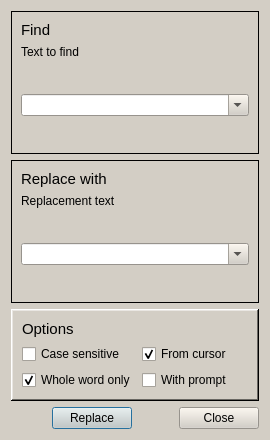
<?xml version="1.0" encoding="UTF-8"?>
<ui version="4.0">
 <class>replaceForm</class>
 <widget class="QDialog" name="replaceForm">
  <property name="windowModality">
   <enum>Qt::NonModal</enum>
  </property>
  <property name="geometry">
   <rect>
    <x>0</x>
    <y>0</y>
    <width>270</width>
    <height>440</height>
   </rect>
  </property>
  <property name="sizePolicy">
   <sizepolicy hsizetype="Fixed" vsizetype="Fixed">
    <horstretch>0</horstretch>
    <verstretch>0</verstretch>
   </sizepolicy>
  </property>
  <property name="maximumSize">
   <size>
    <width>16777215</width>
    <height>16777215</height>
   </size>
  </property>
  <property name="palette">
   <palette>
    <active>
     <colorrole role="WindowText">
      <brush brushstyle="SolidPattern">
       <color alpha="255">
        <red>0</red>
        <green>0</green>
        <blue>0</blue>
       </color>
      </brush>
     </colorrole>
     <colorrole role="Button">
      <brush brushstyle="SolidPattern">
       <color alpha="255">
        <red>211</red>
        <green>206</green>
        <blue>197</blue>
       </color>
      </brush>
     </colorrole>
     <colorrole role="Light">
      <brush brushstyle="SolidPattern">
       <color alpha="255">
        <red>255</red>
        <green>255</green>
        <blue>255</blue>
       </color>
      </brush>
     </colorrole>
     <colorrole role="Midlight">
      <brush brushstyle="SolidPattern">
       <color alpha="255">
        <red>233</red>
        <green>230</green>
        <blue>226</blue>
       </color>
      </brush>
     </colorrole>
     <colorrole role="Dark">
      <brush brushstyle="SolidPattern">
       <color alpha="255">
        <red>105</red>
        <green>103</green>
        <blue>98</blue>
       </color>
      </brush>
     </colorrole>
     <colorrole role="Mid">
      <brush brushstyle="SolidPattern">
       <color alpha="255">
        <red>141</red>
        <green>137</green>
        <blue>131</blue>
       </color>
      </brush>
     </colorrole>
     <colorrole role="Text">
      <brush brushstyle="SolidPattern">
       <color alpha="255">
        <red>0</red>
        <green>0</green>
        <blue>0</blue>
       </color>
      </brush>
     </colorrole>
     <colorrole role="BrightText">
      <brush brushstyle="SolidPattern">
       <color alpha="255">
        <red>255</red>
        <green>255</green>
        <blue>255</blue>
       </color>
      </brush>
     </colorrole>
     <colorrole role="ButtonText">
      <brush brushstyle="SolidPattern">
       <color alpha="255">
        <red>0</red>
        <green>0</green>
        <blue>0</blue>
       </color>
      </brush>
     </colorrole>
     <colorrole role="Base">
      <brush brushstyle="SolidPattern">
       <color alpha="255">
        <red>255</red>
        <green>255</green>
        <blue>255</blue>
       </color>
      </brush>
     </colorrole>
     <colorrole role="Window">
      <brush brushstyle="SolidPattern">
       <color alpha="255">
        <red>211</red>
        <green>206</green>
        <blue>197</blue>
       </color>
      </brush>
     </colorrole>
     <colorrole role="Shadow">
      <brush brushstyle="SolidPattern">
       <color alpha="255">
        <red>0</red>
        <green>0</green>
        <blue>0</blue>
       </color>
      </brush>
     </colorrole>
     <colorrole role="AlternateBase">
      <brush brushstyle="SolidPattern">
       <color alpha="255">
        <red>233</red>
        <green>230</green>
        <blue>226</blue>
       </color>
      </brush>
     </colorrole>
     <colorrole role="ToolTipBase">
      <brush brushstyle="SolidPattern">
       <color alpha="255">
        <red>255</red>
        <green>255</green>
        <blue>220</blue>
       </color>
      </brush>
     </colorrole>
     <colorrole role="ToolTipText">
      <brush brushstyle="SolidPattern">
       <color alpha="255">
        <red>0</red>
        <green>0</green>
        <blue>0</blue>
       </color>
      </brush>
     </colorrole>
    </active>
    <inactive>
     <colorrole role="WindowText">
      <brush brushstyle="SolidPattern">
       <color alpha="255">
        <red>0</red>
        <green>0</green>
        <blue>0</blue>
       </color>
      </brush>
     </colorrole>
     <colorrole role="Button">
      <brush brushstyle="SolidPattern">
       <color alpha="255">
        <red>211</red>
        <green>206</green>
        <blue>197</blue>
       </color>
      </brush>
     </colorrole>
     <colorrole role="Light">
      <brush brushstyle="SolidPattern">
       <color alpha="255">
        <red>255</red>
        <green>255</green>
        <blue>255</blue>
       </color>
      </brush>
     </colorrole>
     <colorrole role="Midlight">
      <brush brushstyle="SolidPattern">
       <color alpha="255">
        <red>233</red>
        <green>230</green>
        <blue>226</blue>
       </color>
      </brush>
     </colorrole>
     <colorrole role="Dark">
      <brush brushstyle="SolidPattern">
       <color alpha="255">
        <red>105</red>
        <green>103</green>
        <blue>98</blue>
       </color>
      </brush>
     </colorrole>
     <colorrole role="Mid">
      <brush brushstyle="SolidPattern">
       <color alpha="255">
        <red>141</red>
        <green>137</green>
        <blue>131</blue>
       </color>
      </brush>
     </colorrole>
     <colorrole role="Text">
      <brush brushstyle="SolidPattern">
       <color alpha="255">
        <red>0</red>
        <green>0</green>
        <blue>0</blue>
       </color>
      </brush>
     </colorrole>
     <colorrole role="BrightText">
      <brush brushstyle="SolidPattern">
       <color alpha="255">
        <red>255</red>
        <green>255</green>
        <blue>255</blue>
       </color>
      </brush>
     </colorrole>
     <colorrole role="ButtonText">
      <brush brushstyle="SolidPattern">
       <color alpha="255">
        <red>0</red>
        <green>0</green>
        <blue>0</blue>
       </color>
      </brush>
     </colorrole>
     <colorrole role="Base">
      <brush brushstyle="SolidPattern">
       <color alpha="255">
        <red>255</red>
        <green>255</green>
        <blue>255</blue>
       </color>
      </brush>
     </colorrole>
     <colorrole role="Window">
      <brush brushstyle="SolidPattern">
       <color alpha="255">
        <red>211</red>
        <green>206</green>
        <blue>197</blue>
       </color>
      </brush>
     </colorrole>
     <colorrole role="Shadow">
      <brush brushstyle="SolidPattern">
       <color alpha="255">
        <red>0</red>
        <green>0</green>
        <blue>0</blue>
       </color>
      </brush>
     </colorrole>
     <colorrole role="AlternateBase">
      <brush brushstyle="SolidPattern">
       <color alpha="255">
        <red>233</red>
        <green>230</green>
        <blue>226</blue>
       </color>
      </brush>
     </colorrole>
     <colorrole role="ToolTipBase">
      <brush brushstyle="SolidPattern">
       <color alpha="255">
        <red>255</red>
        <green>255</green>
        <blue>220</blue>
       </color>
      </brush>
     </colorrole>
     <colorrole role="ToolTipText">
      <brush brushstyle="SolidPattern">
       <color alpha="255">
        <red>0</red>
        <green>0</green>
        <blue>0</blue>
       </color>
      </brush>
     </colorrole>
    </inactive>
    <disabled>
     <colorrole role="WindowText">
      <brush brushstyle="SolidPattern">
       <color alpha="255">
        <red>105</red>
        <green>103</green>
        <blue>98</blue>
       </color>
      </brush>
     </colorrole>
     <colorrole role="Button">
      <brush brushstyle="SolidPattern">
       <color alpha="255">
        <red>211</red>
        <green>206</green>
        <blue>197</blue>
       </color>
      </brush>
     </colorrole>
     <colorrole role="Light">
      <brush brushstyle="SolidPattern">
       <color alpha="255">
        <red>255</red>
        <green>255</green>
        <blue>255</blue>
       </color>
      </brush>
     </colorrole>
     <colorrole role="Midlight">
      <brush brushstyle="SolidPattern">
       <color alpha="255">
        <red>233</red>
        <green>230</green>
        <blue>226</blue>
       </color>
      </brush>
     </colorrole>
     <colorrole role="Dark">
      <brush brushstyle="SolidPattern">
       <color alpha="255">
        <red>105</red>
        <green>103</green>
        <blue>98</blue>
       </color>
      </brush>
     </colorrole>
     <colorrole role="Mid">
      <brush brushstyle="SolidPattern">
       <color alpha="255">
        <red>141</red>
        <green>137</green>
        <blue>131</blue>
       </color>
      </brush>
     </colorrole>
     <colorrole role="Text">
      <brush brushstyle="SolidPattern">
       <color alpha="255">
        <red>105</red>
        <green>103</green>
        <blue>98</blue>
       </color>
      </brush>
     </colorrole>
     <colorrole role="BrightText">
      <brush brushstyle="SolidPattern">
       <color alpha="255">
        <red>255</red>
        <green>255</green>
        <blue>255</blue>
       </color>
      </brush>
     </colorrole>
     <colorrole role="ButtonText">
      <brush brushstyle="SolidPattern">
       <color alpha="255">
        <red>105</red>
        <green>103</green>
        <blue>98</blue>
       </color>
      </brush>
     </colorrole>
     <colorrole role="Base">
      <brush brushstyle="SolidPattern">
       <color alpha="255">
        <red>211</red>
        <green>206</green>
        <blue>197</blue>
       </color>
      </brush>
     </colorrole>
     <colorrole role="Window">
      <brush brushstyle="SolidPattern">
       <color alpha="255">
        <red>211</red>
        <green>206</green>
        <blue>197</blue>
       </color>
      </brush>
     </colorrole>
     <colorrole role="Shadow">
      <brush brushstyle="SolidPattern">
       <color alpha="255">
        <red>0</red>
        <green>0</green>
        <blue>0</blue>
       </color>
      </brush>
     </colorrole>
     <colorrole role="AlternateBase">
      <brush brushstyle="SolidPattern">
       <color alpha="255">
        <red>211</red>
        <green>206</green>
        <blue>197</blue>
       </color>
      </brush>
     </colorrole>
     <colorrole role="ToolTipBase">
      <brush brushstyle="SolidPattern">
       <color alpha="255">
        <red>255</red>
        <green>255</green>
        <blue>220</blue>
       </color>
      </brush>
     </colorrole>
     <colorrole role="ToolTipText">
      <brush brushstyle="SolidPattern">
       <color alpha="255">
        <red>0</red>
        <green>0</green>
        <blue>0</blue>
       </color>
      </brush>
     </colorrole>
    </disabled>
   </palette>
  </property>
  <property name="windowTitle">
   <string>Replace Text</string>
  </property>
  <layout class="QGridLayout">
   <item row="0" column="0" colspan="4">
    <widget class="QFrame" name="frame">
     <property name="frameShape">
      <enum>QFrame::Box</enum>
     </property>
     <property name="frameShadow">
      <enum>QFrame::Plain</enum>
     </property>
     <layout class="QVBoxLayout">
      <item>
       <widget class="QLabel" name="label_5">
        <property name="sizePolicy">
         <sizepolicy hsizetype="Fixed" vsizetype="Fixed">
          <horstretch>0</horstretch>
          <verstretch>0</verstretch>
         </sizepolicy>
        </property>
        <property name="font">
         <font>
          <pointsize>11</pointsize>
         </font>
        </property>
        <property name="text">
         <string>Find</string>
        </property>
       </widget>
      </item>
      <item>
       <layout class="QVBoxLayout">
        <item>
         <widget class="QLabel" name="label">
          <property name="text">
           <string>Text to find</string>
          </property>
         </widget>
        </item>
        <item>
         <spacer>
          <property name="orientation">
           <enum>Qt::Vertical</enum>
          </property>
          <property name="sizeHint" stdset="0">
           <size>
            <width>20</width>
            <height>20</height>
           </size>
          </property>
         </spacer>
        </item>
        <item>
         <widget class="QComboBox" name="findCombo">
          <property name="editable">
           <bool>true</bool>
          </property>
         </widget>
        </item>
        <item>
         <spacer>
          <property name="orientation">
           <enum>Qt::Vertical</enum>
          </property>
          <property name="sizeHint" stdset="0">
           <size>
            <width>20</width>
            <height>25</height>
           </size>
          </property>
         </spacer>
        </item>
       </layout>
      </item>
     </layout>
    </widget>
   </item>
   <item row="1" column="0" colspan="4">
    <widget class="QFrame" name="frame_2">
     <property name="frameShape">
      <enum>QFrame::Box</enum>
     </property>
     <property name="frameShadow">
      <enum>QFrame::Plain</enum>
     </property>
     <layout class="QVBoxLayout">
      <item>
       <widget class="QLabel" name="label_3">
        <property name="sizePolicy">
         <sizepolicy hsizetype="Fixed" vsizetype="Fixed">
          <horstretch>0</horstretch>
          <verstretch>0</verstretch>
         </sizepolicy>
        </property>
        <property name="font">
         <font>
          <pointsize>11</pointsize>
         </font>
        </property>
        <property name="text">
         <string>Replace with</string>
        </property>
       </widget>
      </item>
      <item>
       <layout class="QVBoxLayout">
        <item>
         <widget class="QLabel" name="label_2">
          <property name="text">
           <string>Replacement text</string>
          </property>
         </widget>
        </item>
        <item>
         <spacer>
          <property name="orientation">
           <enum>Qt::Vertical</enum>
          </property>
          <property name="sizeHint" stdset="0">
           <size>
            <width>20</width>
            <height>20</height>
           </size>
          </property>
         </spacer>
        </item>
        <item>
         <widget class="QComboBox" name="replaceCombo">
          <property name="editable">
           <bool>true</bool>
          </property>
         </widget>
        </item>
        <item>
         <spacer>
          <property name="orientation">
           <enum>Qt::Vertical</enum>
          </property>
          <property name="sizeHint" stdset="0">
           <size>
            <width>20</width>
            <height>25</height>
           </size>
          </property>
         </spacer>
        </item>
       </layout>
      </item>
     </layout>
    </widget>
   </item>
   <item row="2" column="0" colspan="4">
    <widget class="QFrame" name="frame_3">
     <property name="frameShape">
      <enum>QFrame::WinPanel</enum>
     </property>
     <property name="frameShadow">
      <enum>QFrame::Raised</enum>
     </property>
     <layout class="QVBoxLayout">
      <item>
       <widget class="QLabel" name="label_4">
        <property name="sizePolicy">
         <sizepolicy hsizetype="Fixed" vsizetype="Fixed">
          <horstretch>0</horstretch>
          <verstretch>0</verstretch>
         </sizepolicy>
        </property>
        <property name="font">
         <font>
          <pointsize>11</pointsize>
         </font>
        </property>
        <property name="text">
         <string>Options</string>
        </property>
       </widget>
      </item>
      <item>
       <layout class="QGridLayout">
        <item row="0" column="0">
         <widget class="QCheckBox" name="caseSensCB">
          <property name="text">
           <string>Case sensitive</string>
          </property>
         </widget>
        </item>
        <item row="0" column="1">
         <widget class="QCheckBox" name="fromcurCB">
          <property name="text">
           <string>From cursor</string>
          </property>
          <property name="checked">
           <bool>true</bool>
          </property>
         </widget>
        </item>
        <item row="1" column="0">
         <widget class="QCheckBox" name="wWOnlyCB">
          <property name="text">
           <string>Whole word only</string>
          </property>
          <property name="checked">
           <bool>true</bool>
          </property>
         </widget>
        </item>
        <item row="1" column="1">
         <widget class="QCheckBox" name="promptChB">
          <property name="text">
           <string>With prompt</string>
          </property>
         </widget>
        </item>
       </layout>
      </item>
     </layout>
    </widget>
   </item>
   <item row="3" column="1">
    <widget class="QPushButton" name="replaceBtn">
     <property name="text">
      <string>Replace</string>
     </property>
    </widget>
   </item>
   <item row="3" column="3">
    <widget class="QPushButton" name="closeBtn">
     <property name="text">
      <string>Close</string>
     </property>
    </widget>
   </item>
   <item row="3" column="0">
    <spacer>
     <property name="orientation">
      <enum>Qt::Horizontal</enum>
     </property>
     <property name="sizeHint" stdset="0">
      <size>
       <width>40</width>
       <height>20</height>
      </size>
     </property>
    </spacer>
   </item>
   <item row="3" column="2">
    <spacer>
     <property name="orientation">
      <enum>Qt::Horizontal</enum>
     </property>
     <property name="sizeHint" stdset="0">
      <size>
       <width>40</width>
       <height>20</height>
      </size>
     </property>
    </spacer>
   </item>
  </layout>
 </widget>
 <resources/>
 <connections/>
</ui>
